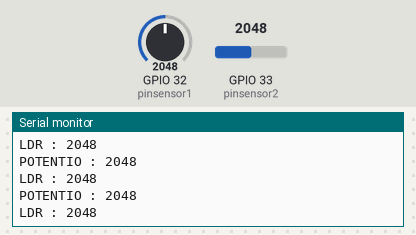
A sketch run on a simulated ESP32. Shown: the last lines printed to the serial monitor. Inputs (shaded band) come from the test bench; at power-on: GPIO 32 (pinsensor1) = 2048, GPIO 33 (pinsensor2) = 2048.

Above: at 1.3 s.
1.4 s: GPIO 32 (pinsensor1) set to 2866
At 1.9 s:
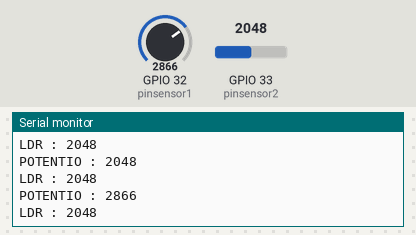
2.9 s: GPIO 33 (pinsensor2) set to 2866
At 3.4 s:
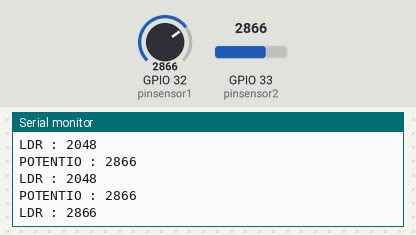
4.4 s: GPIO 32 (pinsensor1) set to 3603
At 4.9 s:
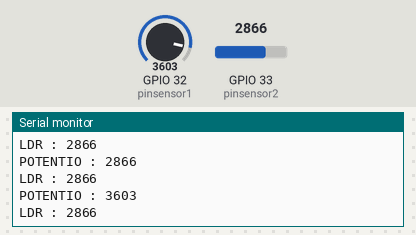
5.9 s: GPIO 33 (pinsensor2) set to 3603
At 6.4 s:
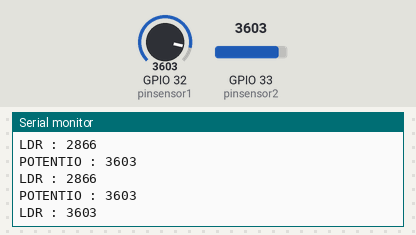
Timing chart, 0 to 8.4 s (numbered marks = the images above; inputs shaded):
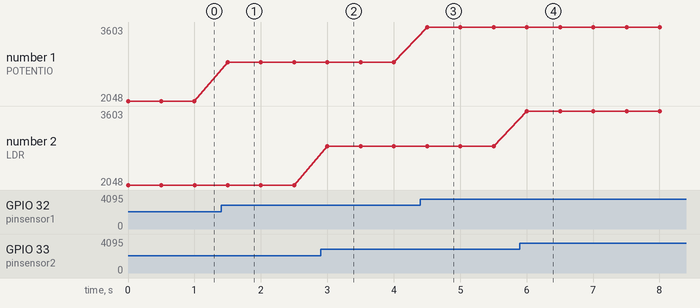

Measured:
- after the input at 1.4 s, the serial monitor: prints a new line after 0.10 s (image 1)
- after the input at 2.9 s, the serial monitor: prints a new line after 0.10 s (image 2)
- after the input at 4.4 s, the serial monitor: prints a new line after 0.10 s (image 3)
- after the input at 5.9 s, the serial monitor: prints a new line after 0.11 s (image 4)
- plotted number 1: 2048 → 2866 after the input at 1.4 s, 2866 → 3603 after the input at 4.4 s

The sketch:

sketch.ino
```cpp
int pot;
int pinsensor1 = 32;
int ldr;
int pinsensor2 = 33;

void setup(){

  Serial.begin(115200);
  pinMode(pinsensor1, INPUT);
  pinMode(pinsensor2, INPUT);
  Serial.println(pot);
  Serial.println(ldr);
}

void loop(){
Serial.print("POTENTIO : ");
  pot = analogRead(pinsensor1);
  Serial.println(pot);

Serial.print("LDR : ");
  ldr = analogRead(pinsensor2);
  Serial.println(ldr);
delay(500);
}
```
